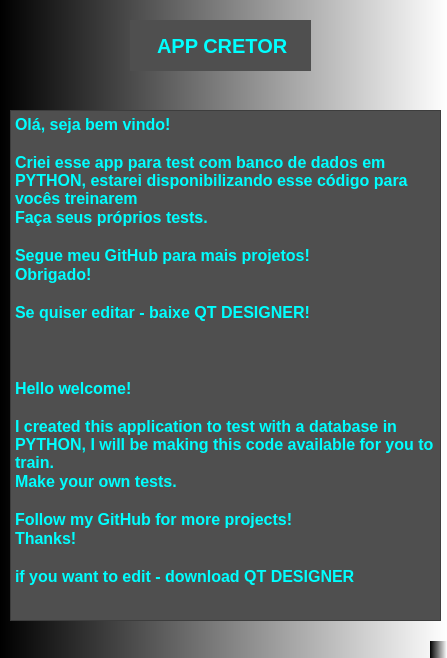
<?xml version="1.0" encoding="UTF-8"?>
<ui version="4.0">
 <class>MainWindow</class>
 <widget class="QMainWindow" name="MainWindow">
  <property name="geometry">
   <rect>
    <x>0</x>
    <y>0</y>
    <width>447</width>
    <height>658</height>
   </rect>
  </property>
  <property name="windowTitle">
   <string>MainWindow</string>
  </property>
  <property name="styleSheet">
   <string notr="true">background-color: qlineargradient(spread:pad, x1:0, y1:0, x2:1, y2:0, stop:0 rgba(0, 0, 0, 255), stop:1 rgba(255, 255, 255, 255));</string>
  </property>
  <widget class="QWidget" name="centralwidget">
   <widget class="QLabel" name="label">
    <property name="geometry">
     <rect>
      <x>130</x>
      <y>20</y>
      <width>181</width>
      <height>51</height>
     </rect>
    </property>
    <property name="font">
     <font>
      <pointsize>15</pointsize>
      <weight>75</weight>
      <bold>true</bold>
     </font>
    </property>
    <property name="styleSheet">
     <string notr="true">background-color: rgb(79, 79, 79);
color: rgb(0, 255, 255);</string>
    </property>
    <property name="text">
     <string>     APP CRETOR</string>
    </property>
   </widget>
   <widget class="QTextBrowser" name="textBrowser">
    <property name="geometry">
     <rect>
      <x>10</x>
      <y>110</y>
      <width>431</width>
      <height>511</height>
     </rect>
    </property>
    <property name="styleSheet">
     <string notr="true">background-color: rgb(79, 79, 79);
color: rgb(0, 255, 255);</string>
    </property>
    <property name="html">
     <string>&lt;!DOCTYPE HTML PUBLIC &quot;-//W3C//DTD HTML 4.0//EN&quot; &quot;http://www.w3.org/TR/REC-html40/strict.dtd&quot;&gt;
&lt;html&gt;&lt;head&gt;&lt;meta name=&quot;qrichtext&quot; content=&quot;1&quot; /&gt;&lt;style type=&quot;text/css&quot;&gt;
p, li { white-space: pre-wrap; }
&lt;/style&gt;&lt;/head&gt;&lt;body style=&quot; font-family:'MS Shell Dlg 2'; font-size:8.25pt; font-weight:400; font-style:normal;&quot;&gt;
&lt;p style=&quot; margin-top:0px; margin-bottom:0px; margin-left:0px; margin-right:0px; -qt-block-indent:0; text-indent:0px;&quot;&gt;&lt;span style=&quot; font-size:12pt; font-weight:600;&quot;&gt;Olá, seja bem vindo!&lt;/span&gt;&lt;/p&gt;
&lt;p style=&quot;-qt-paragraph-type:empty; margin-top:0px; margin-bottom:0px; margin-left:0px; margin-right:0px; -qt-block-indent:0; text-indent:0px; font-size:12pt; font-weight:600;&quot;&gt;&lt;br /&gt;&lt;/p&gt;
&lt;p style=&quot; margin-top:0px; margin-bottom:0px; margin-left:0px; margin-right:0px; -qt-block-indent:0; text-indent:0px;&quot;&gt;&lt;span style=&quot; font-size:12pt; font-weight:600;&quot;&gt;Criei esse app para test com banco de dados em PYTHON, estarei disponibilizando esse código para vocês treinarem&lt;/span&gt;&lt;/p&gt;
&lt;p style=&quot; margin-top:0px; margin-bottom:0px; margin-left:0px; margin-right:0px; -qt-block-indent:0; text-indent:0px;&quot;&gt;&lt;span style=&quot; font-size:12pt; font-weight:600;&quot;&gt;Faça seus próprios tests.&lt;/span&gt;&lt;/p&gt;
&lt;p style=&quot;-qt-paragraph-type:empty; margin-top:0px; margin-bottom:0px; margin-left:0px; margin-right:0px; -qt-block-indent:0; text-indent:0px; font-size:12pt; font-weight:600;&quot;&gt;&lt;br /&gt;&lt;/p&gt;
&lt;p style=&quot; margin-top:0px; margin-bottom:0px; margin-left:0px; margin-right:0px; -qt-block-indent:0; text-indent:0px;&quot;&gt;&lt;span style=&quot; font-size:12pt; font-weight:600;&quot;&gt;Segue meu GitHub para mais projetos!&lt;/span&gt;&lt;/p&gt;
&lt;p style=&quot; margin-top:0px; margin-bottom:0px; margin-left:0px; margin-right:0px; -qt-block-indent:0; text-indent:0px;&quot;&gt;&lt;span style=&quot; font-size:12pt; font-weight:600;&quot;&gt;Obrigado!&lt;/span&gt;&lt;/p&gt;
&lt;p style=&quot;-qt-paragraph-type:empty; margin-top:0px; margin-bottom:0px; margin-left:0px; margin-right:0px; -qt-block-indent:0; text-indent:0px; font-size:12pt; font-weight:600;&quot;&gt;&lt;br /&gt;&lt;/p&gt;
&lt;p style=&quot; margin-top:0px; margin-bottom:0px; margin-left:0px; margin-right:0px; -qt-block-indent:0; text-indent:0px;&quot;&gt;&lt;span style=&quot; font-size:12pt; font-weight:600;&quot;&gt;Se quiser editar - baixe QT DESIGNER!&lt;/span&gt;&lt;/p&gt;
&lt;p style=&quot;-qt-paragraph-type:empty; margin-top:0px; margin-bottom:0px; margin-left:0px; margin-right:0px; -qt-block-indent:0; text-indent:0px; font-size:12pt; font-weight:600;&quot;&gt;&lt;br /&gt;&lt;/p&gt;
&lt;p style=&quot;-qt-paragraph-type:empty; margin-top:0px; margin-bottom:0px; margin-left:0px; margin-right:0px; -qt-block-indent:0; text-indent:0px; font-size:12pt; font-weight:600;&quot;&gt;&lt;br /&gt;&lt;/p&gt;
&lt;p style=&quot;-qt-paragraph-type:empty; margin-top:0px; margin-bottom:0px; margin-left:0px; margin-right:0px; -qt-block-indent:0; text-indent:0px; font-size:12pt; font-weight:600;&quot;&gt;&lt;br /&gt;&lt;/p&gt;
&lt;p style=&quot; margin-top:0px; margin-bottom:0px; margin-left:0px; margin-right:0px; -qt-block-indent:0; text-indent:0px;&quot;&gt;&lt;span style=&quot; font-size:12pt; font-weight:600;&quot;&gt;Hello welcome!&lt;/span&gt;&lt;/p&gt;
&lt;p style=&quot;-qt-paragraph-type:empty; margin-top:0px; margin-bottom:0px; margin-left:0px; margin-right:0px; -qt-block-indent:0; text-indent:0px; font-size:12pt; font-weight:600;&quot;&gt;&lt;br /&gt;&lt;/p&gt;
&lt;p style=&quot; margin-top:0px; margin-bottom:0px; margin-left:0px; margin-right:0px; -qt-block-indent:0; text-indent:0px;&quot;&gt;&lt;span style=&quot; font-size:12pt; font-weight:600;&quot;&gt;I created this application to test with a database in PYTHON, I will be making this code available for you to train.&lt;/span&gt;&lt;/p&gt;
&lt;p style=&quot; margin-top:0px; margin-bottom:0px; margin-left:0px; margin-right:0px; -qt-block-indent:0; text-indent:0px;&quot;&gt;&lt;span style=&quot; font-size:12pt; font-weight:600;&quot;&gt;Make your own tests.&lt;/span&gt;&lt;/p&gt;
&lt;p style=&quot;-qt-paragraph-type:empty; margin-top:0px; margin-bottom:0px; margin-left:0px; margin-right:0px; -qt-block-indent:0; text-indent:0px; font-size:12pt; font-weight:600;&quot;&gt;&lt;br /&gt;&lt;/p&gt;
&lt;p style=&quot; margin-top:0px; margin-bottom:0px; margin-left:0px; margin-right:0px; -qt-block-indent:0; text-indent:0px;&quot;&gt;&lt;span style=&quot; font-size:12pt; font-weight:600;&quot;&gt;Follow my GitHub for more projects!&lt;/span&gt;&lt;/p&gt;
&lt;p style=&quot; margin-top:0px; margin-bottom:0px; margin-left:0px; margin-right:0px; -qt-block-indent:0; text-indent:0px;&quot;&gt;&lt;span style=&quot; font-size:12pt; font-weight:600;&quot;&gt;Thanks!&lt;/span&gt;&lt;/p&gt;
&lt;p style=&quot;-qt-paragraph-type:empty; margin-top:0px; margin-bottom:0px; margin-left:0px; margin-right:0px; -qt-block-indent:0; text-indent:0px; font-size:12pt; font-weight:600;&quot;&gt;&lt;br /&gt;&lt;/p&gt;
&lt;p style=&quot; margin-top:0px; margin-bottom:0px; margin-left:0px; margin-right:0px; -qt-block-indent:0; text-indent:0px;&quot;&gt;&lt;span style=&quot; font-size:12pt; font-weight:600;&quot;&gt;if you want to edit - download QT DESIGNER&lt;/span&gt;&lt;/p&gt;
&lt;p style=&quot;-qt-paragraph-type:empty; margin-top:0px; margin-bottom:0px; margin-left:0px; margin-right:0px; -qt-block-indent:0; text-indent:0px; font-size:16pt; font-weight:600;&quot;&gt;&lt;br /&gt;&lt;/p&gt;&lt;/body&gt;&lt;/html&gt;</string>
    </property>
   </widget>
  </widget>
  <widget class="QMenuBar" name="menubar">
   <property name="geometry">
    <rect>
     <x>0</x>
     <y>0</y>
     <width>447</width>
     <height>23</height>
    </rect>
   </property>
  </widget>
  <widget class="QStatusBar" name="statusbar"/>
 </widget>
 <resources/>
 <connections/>
</ui>
